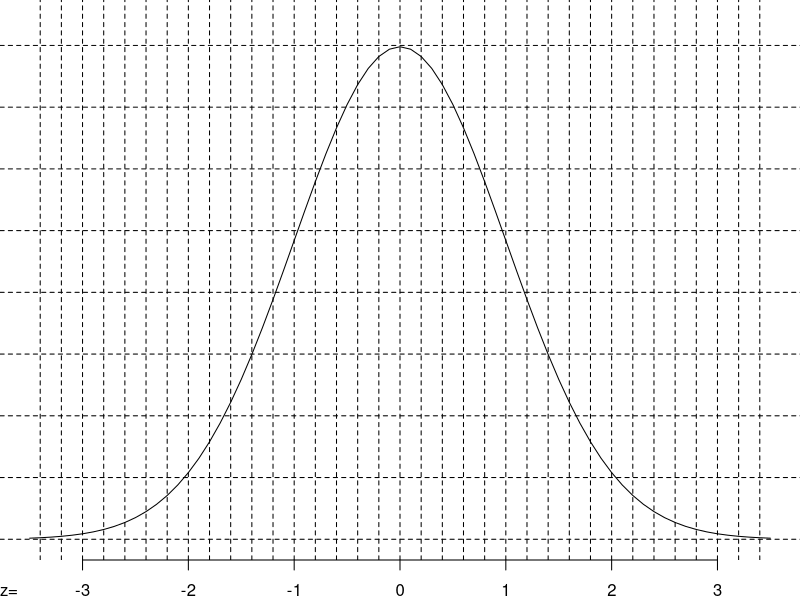
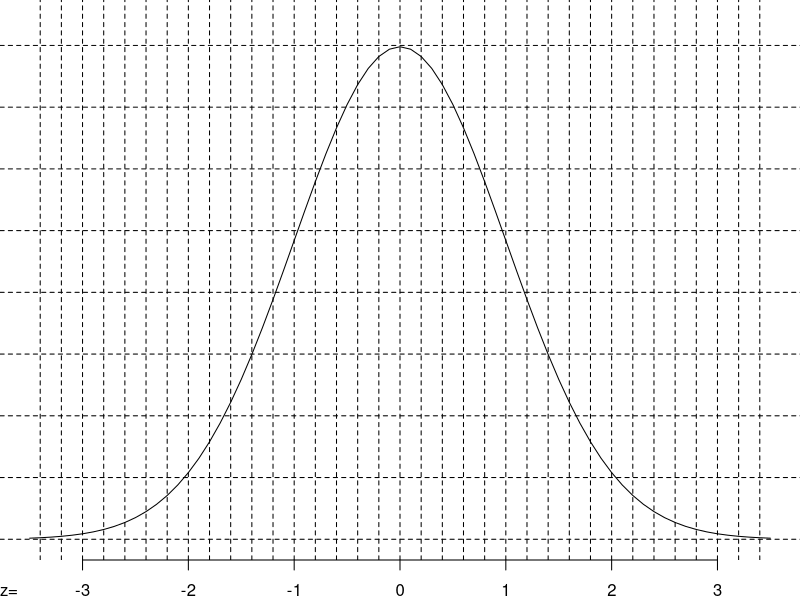
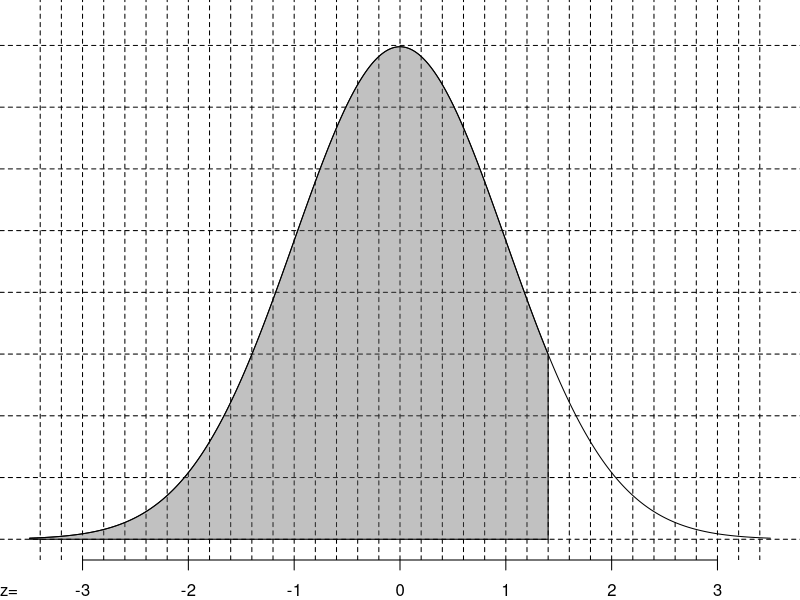
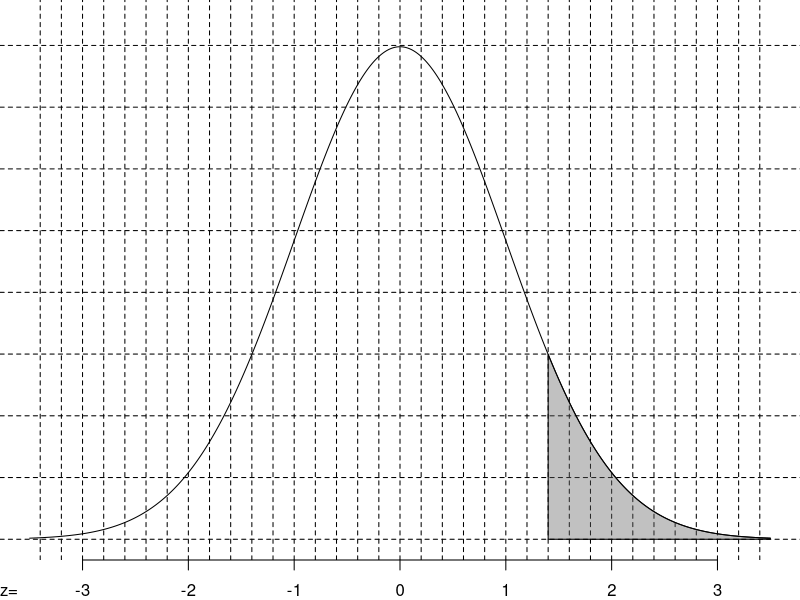

Reproduce these figures in R, in order.
## ---- chunk 1
knitr::opts_chunk$set(echo = FALSE)
## ---- chunk 2
set.seed(13)
types = c("A","B","C","D")
while(T){
  mus = sample(60:150,4)
  sigs = sample(4:15,4)
  ps = round(runif(4,0.02,0.98),4)
  zs = round(qnorm(ps),2)
  xs = signif(mus+zs*sigs,4)
  zs = round((xs-mus)/sigs,2)
  ps = round(pnorm(zs),4)
  if(sum(sort(zs)==sort(unique(zs)))==4 & sum(zs<0)>1){
    break
  }
}
## ---- chunk 3
set.seed(2)
mu = sample(46:120,1)
sig = sample(3:(mu%/%3),1)
p1 = round(runif(1,0.02,0.98),3)
p2 = round(runif(1,0.02,0.98),3)
p3 = round(runif(1,0.52,0.98),3)
p4 = round(runif(1,0.52,0.98),3)
p = c(p1,p2,p3,p4)

z = round(qnorm(p),1)
p = round(pnorm(z),4)
P1 = p[1]
P2 = 1-p[2]
P3 = p[3]*2-1
P4 = (1-p[4])*2
P = c(P1,P2,P3,P4)
x = signif(mu+z*sig,3)
a = x-mu
## ---- chunk 4
par(mar=c(2,0,0,0))
plot(0,0,type="n",xlim=c(-3.5,3.5),ylim=c(0,0.42),ann=F,axes=F)
axis(1,-3:3)
mtext("z=",1,1,adj = 0)
lines(-35:35/10,dnorm(-35:35/10))
for(xx in seq(-3.4,3.4,by=0.2)){
  abline(v = xx,lty=2)
}
for(yy in seq(0,0.4,by=0.05)){
  abline(h=yy,lty=2)
}
## ---- chunk 5
par(mar=c(2,0,0,0))
plot(0,0,type="n",xlim=c(-3.5,3.5),ylim=c(0,0.42),ann=F,axes=F)
axis(1,-3:3)
mtext("z=",1,1,adj = 0)
lines(-35:35/10,dnorm(-35:35/10))
for(xx in seq(-3.4,3.4,by=0.2)){
  abline(v = xx,lty=2)
}
for(yy in seq(0,0.4,by=0.05)){
  abline(h=yy,lty=2)
}
## ---- chunk 6
par(mar=c(2,0,0,0))
plot(0,0,type="n",xlim=c(-3.5,3.5),ylim=c(0,0.42),ann=F,axes=F)
axis(1,-3:3)
mtext("z=",1,1,adj = 0)
Z = -350:350/100
lines(Z,dnorm(Z))
for(xx in seq(-3.4,3.4,by=0.2)){
  abline(v = xx,lty=2)
}
for(yy in seq(0,0.4,by=0.05)){
  abline(h=yy,lty=2)
}
polygon(c(Z[Z<=z[1]],z[1],-3.5),c(dnorm(Z[Z<=z[1]]),0,0),col=rgb(0.4,0.4,0.4,0.4))
## ---- chunk 7
par(mar=c(2,0,0,0))
plot(0,0,type="n",xlim=c(-3.5,3.5),ylim=c(0,0.42),ann=F,axes=F)
axis(1,-3:3)
mtext("z=",1,1,adj = 0)
Z = -350:350/100
lines(Z,dnorm(Z))
for(xx in seq(-3.4,3.4,by=0.2)){
  abline(v = xx,lty=2)
}
for(yy in seq(0,0.4,by=0.05)){
  abline(h=yy,lty=2)
}
polygon(c(Z[Z>=z[2]],3.5,z[2]),c(dnorm(Z[Z>=z[2]]),0,0),col=rgb(0.4,0.4,0.4,0.4))
